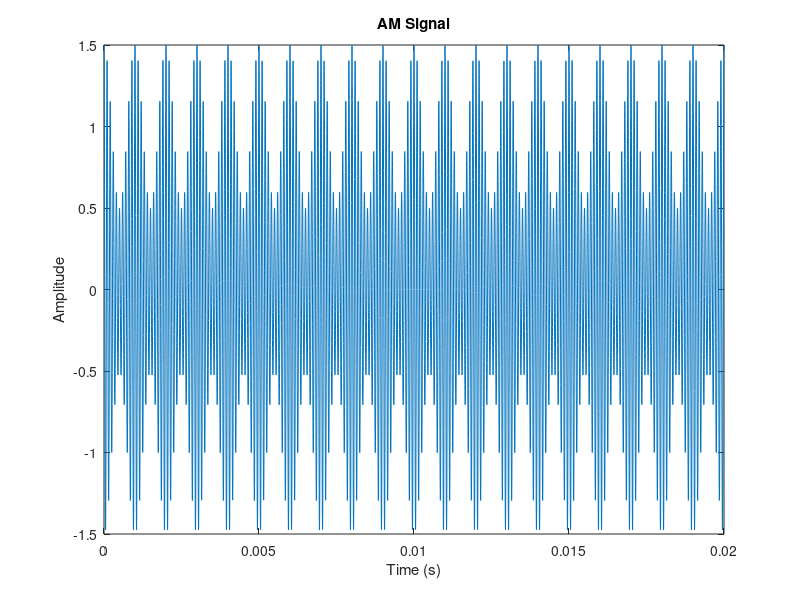
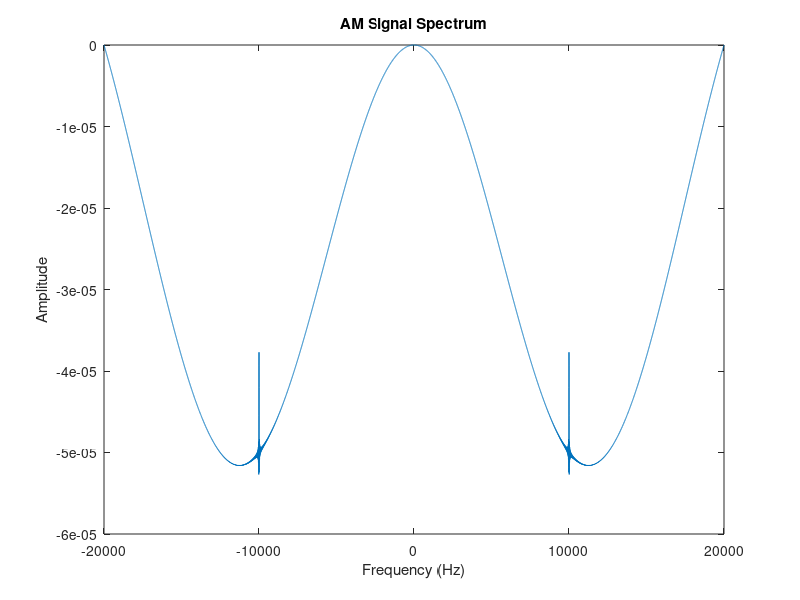
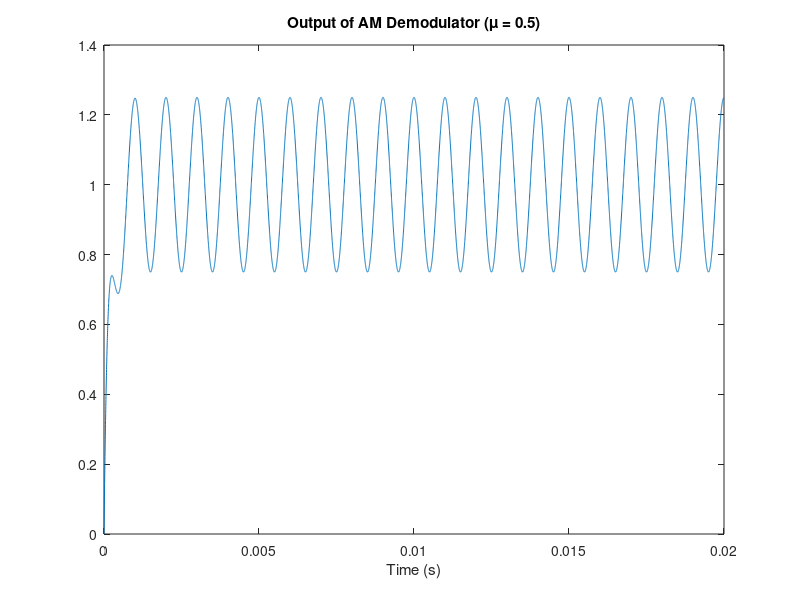
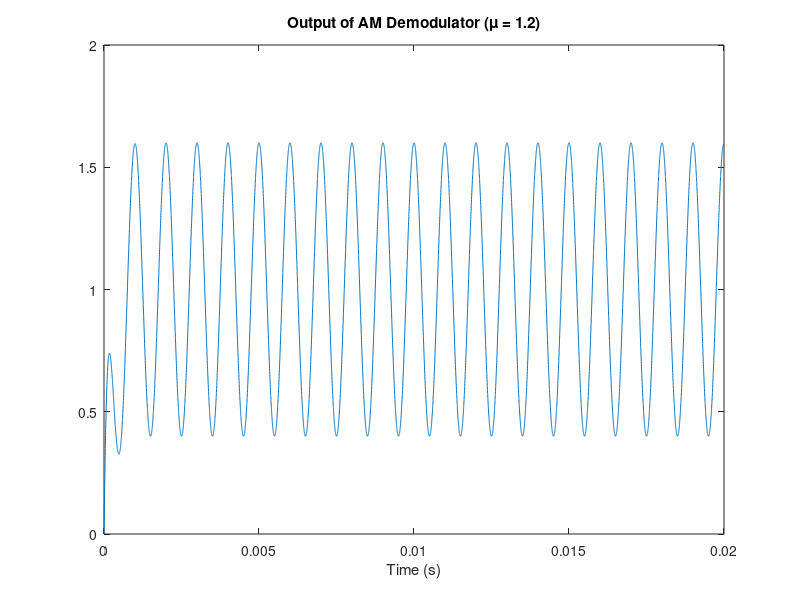

Here is the MATLAB script that generated these plots, in order:
% Define parameters
Ac = 1; % Carrier amplitude
Am = 0.5; % Modulating amplitude
fm = 1000; % Modulating frequency (Hz)
fc = 10000; % Carrier frequency (Hz)
mu = 0.5; % Modulation index

% Time vector
t = linspace(0, 0.02, 10000); % 20 ms duration

% Part (a)
m_t = Am*cos(2*pi*fm*t); % Modulating signal
phi_AM = (Ac + m_t).*cos(2*pi*fc*t); % AM signal

figure;
plot(t, phi_AM);
title('AM Signal');
xlabel('Time (s)');
ylabel('Amplitude');

% Part (b)
f = linspace(-20000, 20000, 10000); % Frequency vector
M_f = Am*(sinc(fm*(f-fc)) + sinc(fm*(f+fc))); % Modulating signal spectrum
Phi_AM_f = Ac/2*(sinc(f-fc) + sinc(f+fc)) + M_f/4; % AM signal spectrum

figure;
plot(f, Phi_AM_f);
title('AM Signal Spectrum');
xlabel('Frequency (Hz)');
ylabel('Amplitude');

% Part (c)
mu = Am/Ac; % Modulation index

% Part (d)
Pc = (Ac^2)/2; % Carrier power
Psb = (Am^2)/8; % Sideband power
Ptotal = Pc + 2*Psb; % Total power
efficiency = Ptotal/Pc; % Power efficiency

% Part (e)
y_t_50 = abs(Ac + mu*Am*cos(2*pi*fm*t)); % Output of AM demodulator when mu = 0.5
y_t_120 = abs(Ac + 1.2*Am*cos(2*pi*fm*t)); % Output of AM demodulator when mu = 1.2

% Lowpass filter
[b, a] = butter(6, 1000/(44100/2), 'low'); % 6th-order Butterworth filter with cutoff frequency of 1 kHz
y_t_50_lp = filtfilt(b, a, y_t_50); % Apply filter
y_t_120_lp = filtfilt(b, a, y_t_120); % Apply filter

% DC block capacitor
tau = 1/(2*pi*1000); % Time constant of capacitor
y_t_50_dc = y_t_50_lp - y_t_50_lp(1)*exp(-t/tau); % Remove DC offset
y_t_120_dc = y_t_120_lp - y_t_120_lp(1)*exp(-t/tau); % Remove DC offset

% Plot outputs
figure;
plot(t, y_t_50_dc);
title('Output of AM Demodulator (μ = 0.5)');
xlabel('Time (s)');

figure;
plot(t, y_t_120_dc);
title('Output of AM Demodulator (μ = 1.2)');
xlabel('Time (s)');

